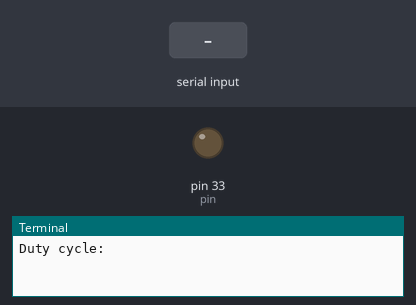
Simulated run of this program. Board: Raspberry Pi (header pin numbers). Shown: output pins drawn as LEDs (lit = HIGH), the last lines printed to the terminal. Inputs (shaded band) come from the test bench.

Above: at 1.2 s.
1.3 s: "5" typed at the terminal, then Enter
At 2.3 s:
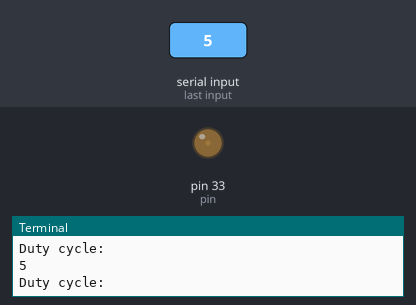
2.8 s: "90" typed at the terminal, then Enter
At 3.4 s:
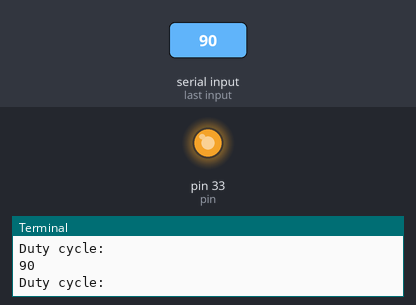
Timing chart, 0 to 5.8 s (numbered marks = the images above; inputs shaded):
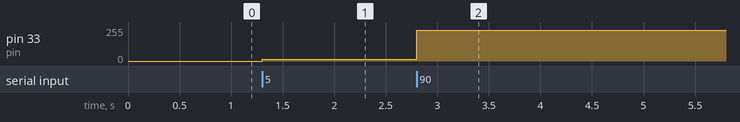

The program:

pwm.py
```python
# Change these
pin = 33
frequencyHz = 1000

import RPi.GPIO as GPIO
import time

GPIO.setmode(GPIO.BOARD)
GPIO.setup(pin, GPIO.OUT)
pwm = GPIO.PWM(pin, frequencyHz)

dc = int(input("Duty cycle: "))
pwm.start(dc)

try:
    while True:
        pwm.ChangeDutyCycle(dc)
        time.sleep(0.05)
        dc = int(input("Duty cycle: "))
except KeyboardInterrupt:
    print("Stopping")

pwm.stop()
GPIO.cleanup()
```

Measured:
- after the input at 1.3 s, pin 33 (pin): 0/255 → 13/255 at once
- after the input at 2.8 s, pin 33 (pin): 13/255 → 230/255 at once
